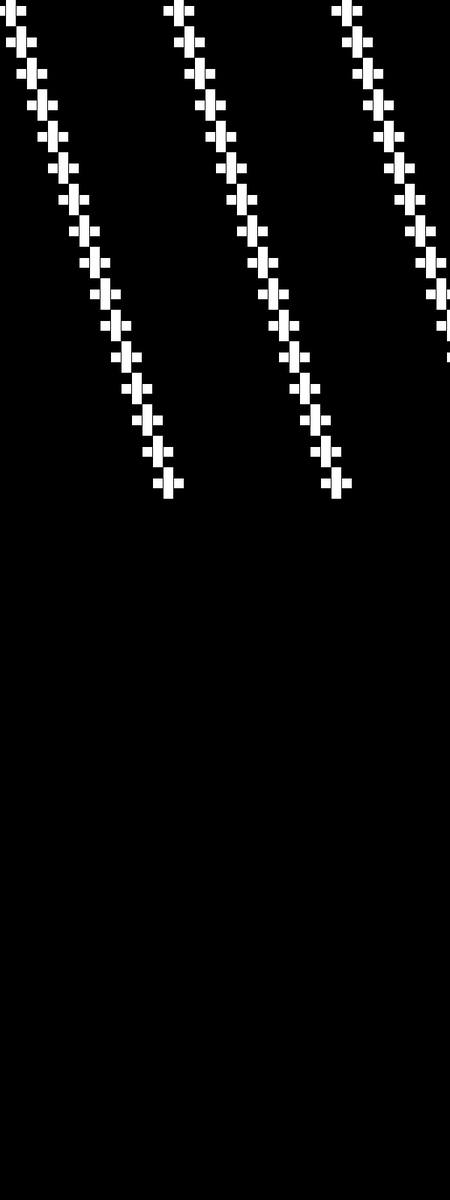
Frame 1 (no input)
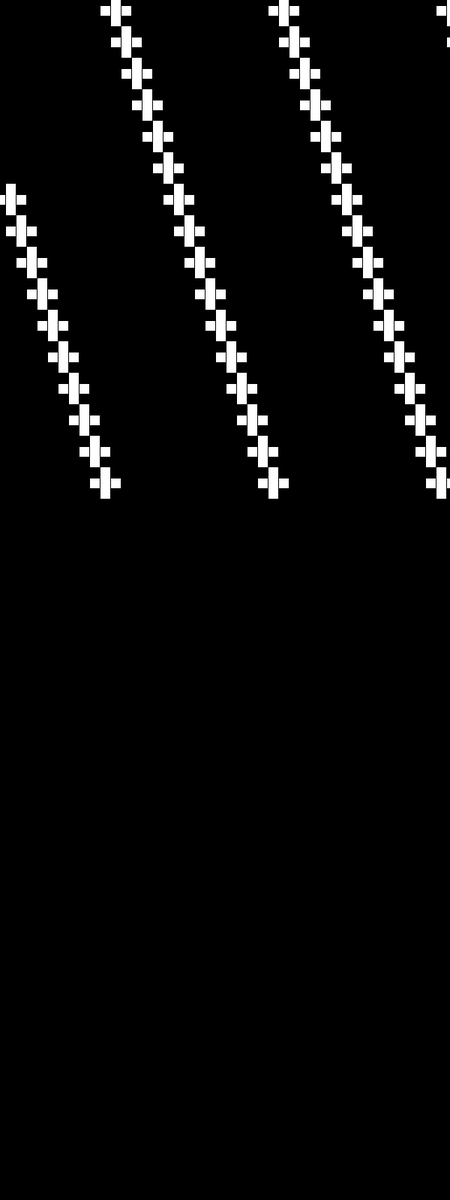
Frame 60 (the mouse pressed at the canvas centre just before this capture)
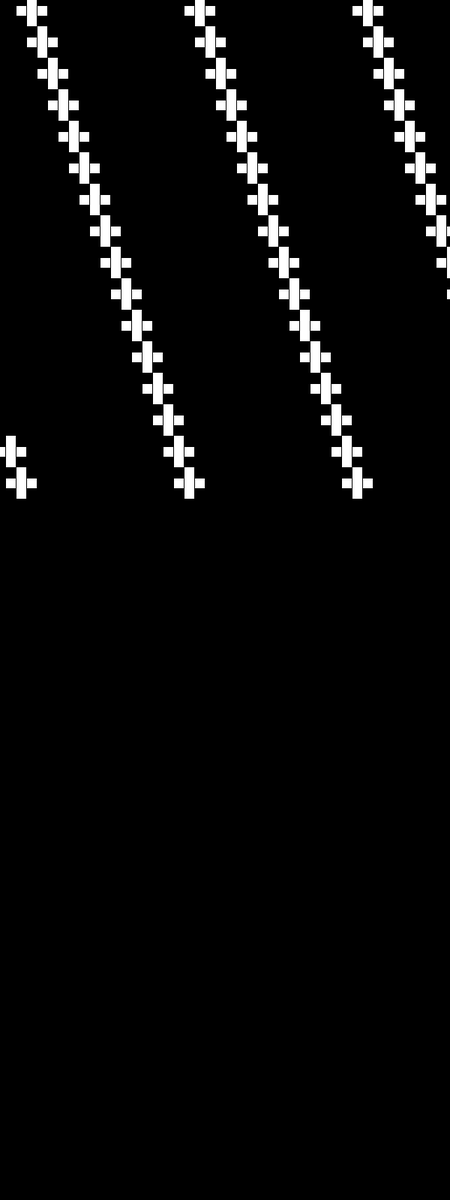
Frame 120 (the mouse held since frame 60 and released just before this capture)

The Processing sketch that drew these frames (run headless with seeded random() and noise(); from frame 60 on, the mouse is pressed at the canvas centre):

// Processing sketch: sketch_190320b
// ── sketch_190320b.pde
float unit = 14 ;
float jAdd = 0  ;

void setup() {
  size(600, 1600);
  surface.setResizable(true);
}

void draw() {
  pushMatrix();
  fill(0);
  rectMode(RIGHT);
  rect(0, 0, width, height);  
  popMatrix();


  
  for (int i = 1; i <=50; i ++) { 
      drawP(0, unit*i, unit+jAdd);  
      if(jAdd > width){
      jAdd = 0 ;
      }else {
      jAdd += unit*3 ;
      }
  }
}

void drawP(float r_, float x_, float y_) {
  pushMatrix();
  rectMode(CENTER);    
  stroke(0);
  fill(255);  

  translate(x_, y_);
  rotate(r_);

  rect(0, 0, unit*3, unit);
  rect(0, 0, unit, 1+unit*3);
  //r_ += 0.01;
  popMatrix();
}
